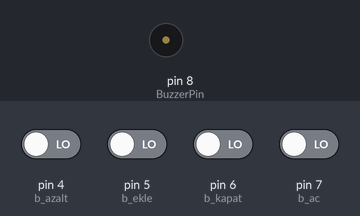
Bench run of a sketch on a simulated Arduino Uno, built with avr-gcc and run on an emulated ATmega328P. Parts: buzzer (waves = sounding). The inputs (shaded band) are chosen by the test bench; at power-on: pin 4 (b_azalt), pin 5 (b_ekle), pin 6 (b_kapat), pin 7 (b_ac) LOW.

Above: at 1.2 s.
1.3 s: pin 7 (b_ac) driven HIGH
At 2.2 s:
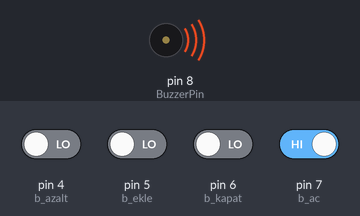
2.8 s: pin 6 (b_kapat) driven HIGH
At 3.3 s:
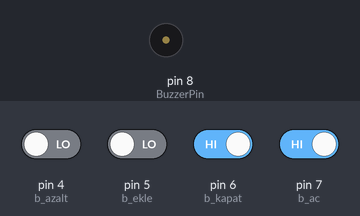
4.3 s: pin 6 (b_kapat) driven LOW
At 5.7 s:
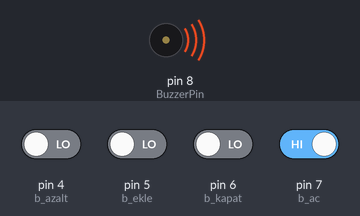
Timing chart, 0 to 7.3 s (numbered marks = the images above; inputs shaded):
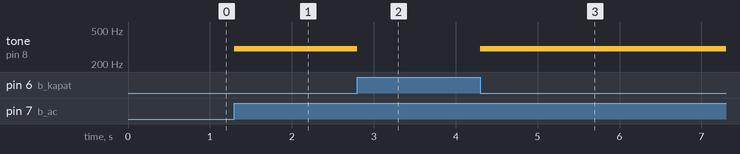

Measured:
- after the input at 1.3 s, tone on pin 8 (BuzzerPin): silent → 300 Hz at once
- after the input at 2.8 s, tone on pin 8 (BuzzerPin): 300 Hz → silent at once
- after the input at 4.3 s, tone on pin 8 (BuzzerPin): silent → 300 Hz at once

The sketch:

Kod.ino
```cpp
int BuzzerPin=8;
int b_ac =7;//Buton Aç
int b_kapat=6;//Buton Kapat
int b_ekle =5;//Buton Frekans Ekle
int b_azalt=4;//Buton Frekans Azalt
int Frekans= 300; // 300 olarak belirledik
int durum=0; // Buzzer Durumu => Kapalı(0)
void setup() {
    pinMode(b_ac,INPUT);
    pinMode(b_kapat,INPUT);
    pinMode(b_ekle,INPUT);
    pinMode(b_azalt,INPUT);
}
void loop() {
  if(digitalRead(b_ac))
    durum=1; //Açık
  if(digitalRead(b_kapat))
    durum=0; //Kapalı
  if(digitalRead(b_ekle)){
    Frekans = Frekans+50;
    delay(100);
  }
  if(digitalRead(b_azalt)){
    Frekans = Frekans-50;
    delay(100);
  }
  if(durum==1) //Açıksa çal     //Zaten Çalıyorsa ve
    tone(BuzzerPin,Frekans); //Frekans değiştiyse
    //Yeni Frekans Değeri İle Çalmaya Devam Eder
  else // Kapalıysa Durdur
    noTone(BuzzerPin);
}
```
